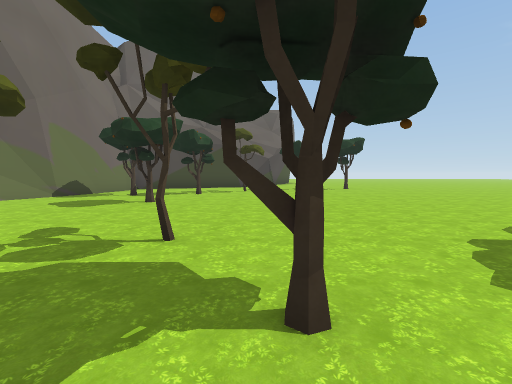
view 1 (above)

21 first-person views from a walk through a Unity game level. The camera is 1.3 m above the floor, tilts 4° down and sees 90° across. The floor is counted in squares, 2 m on a side. Each view is taken from the middle of a square. On the plan, view 1 faces up. The plan holds only what a view shows up to about 9 squares ahead; the rest is blank. The place goes on beyond the plan. The player character is not drawn. Some animated figures are not drawn.

view 2
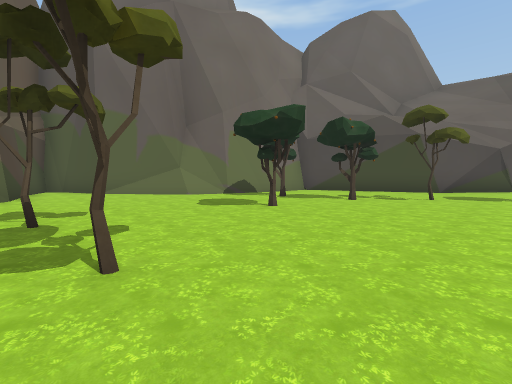

view 3
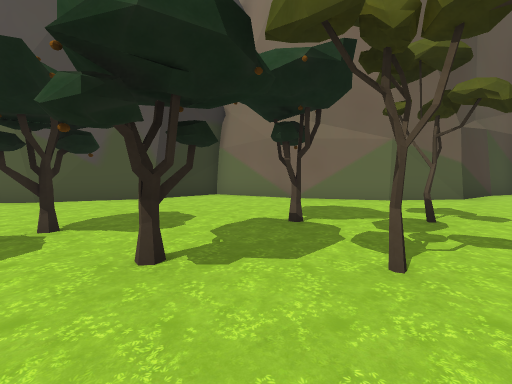

view 4
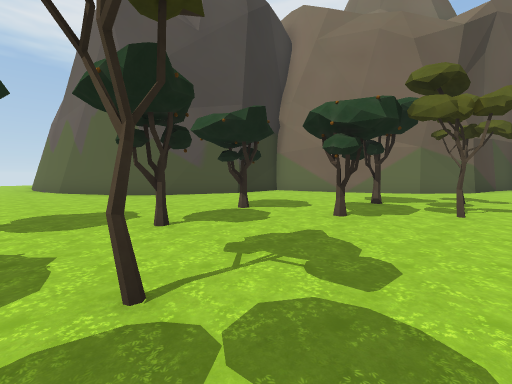

view 5
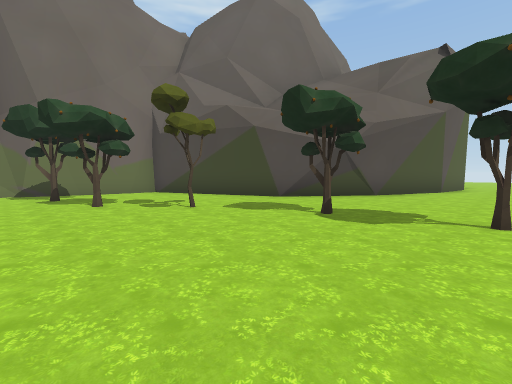

view 6
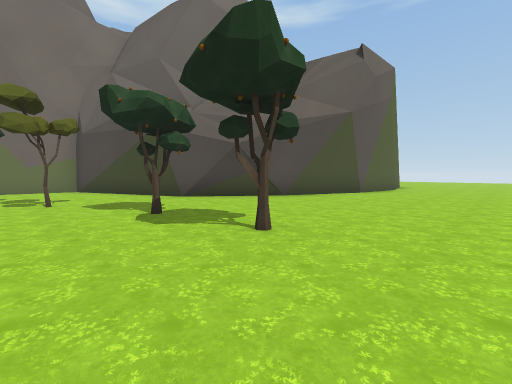

view 7
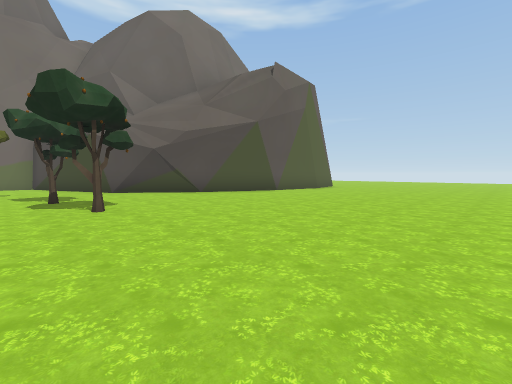

view 8
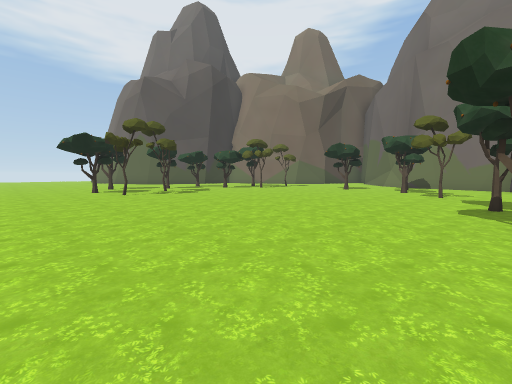

view 9
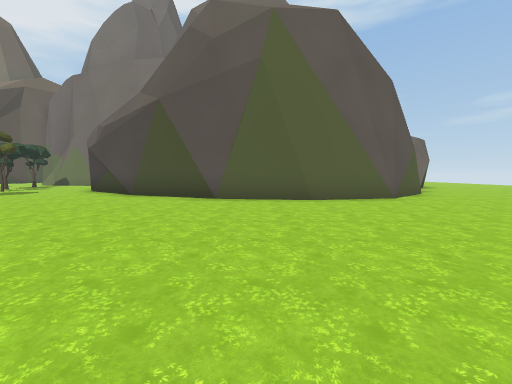

view 10
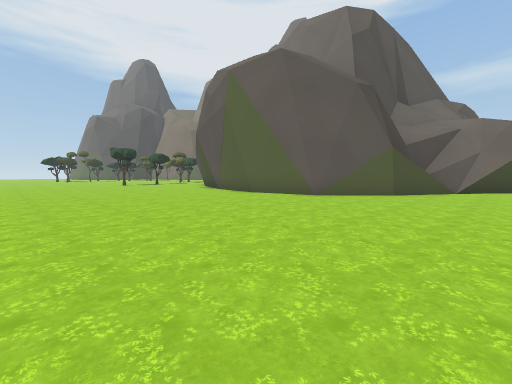

view 11
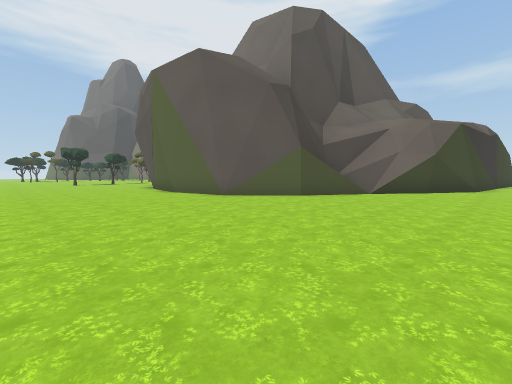

view 12
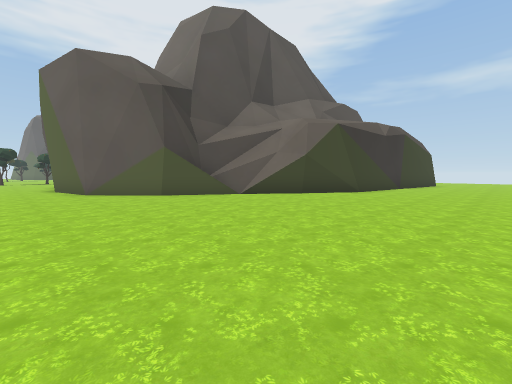

view 13
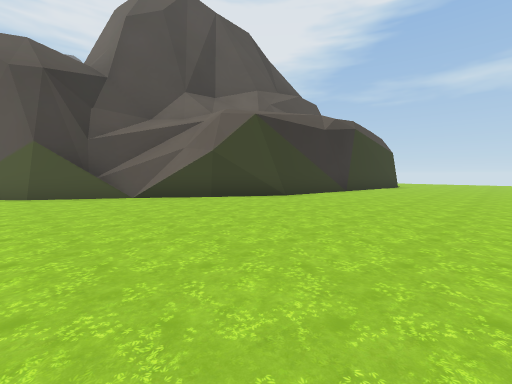

view 14
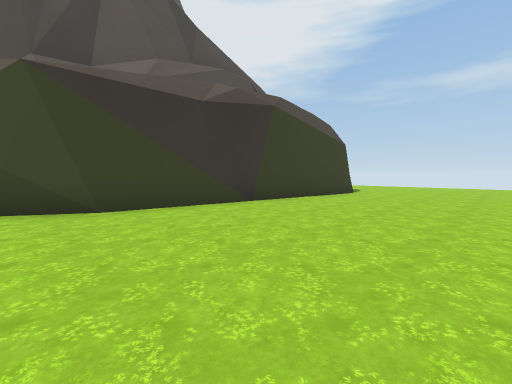

view 15
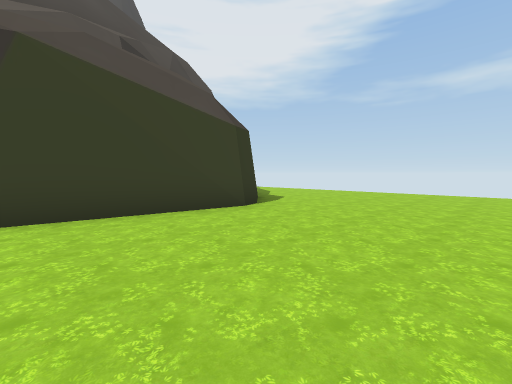

view 16
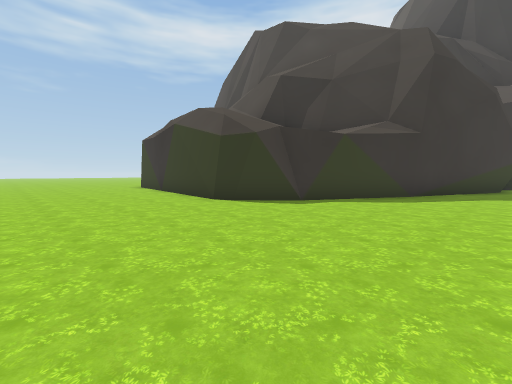

view 17
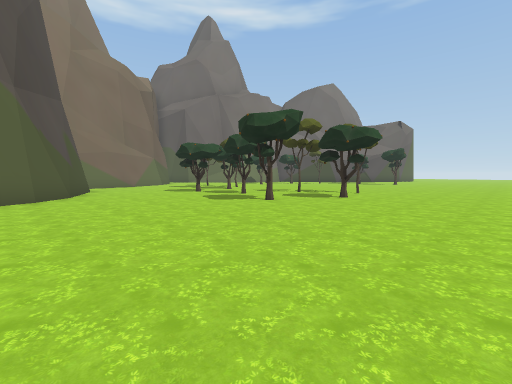

view 18
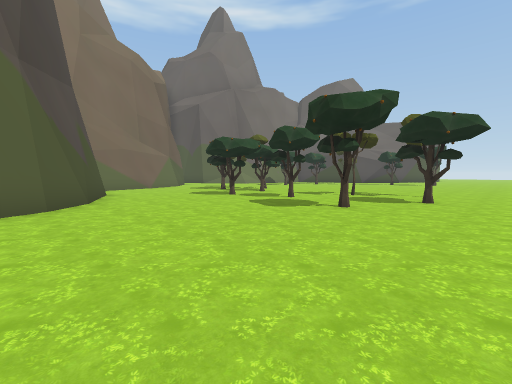

view 19
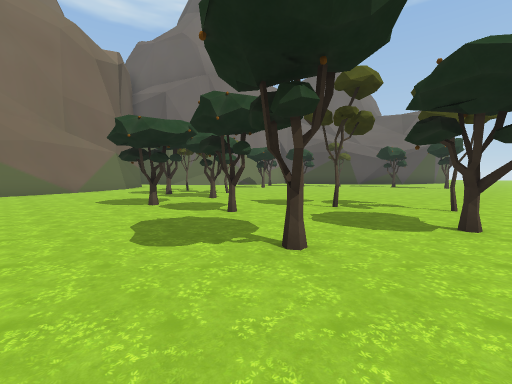

view 20
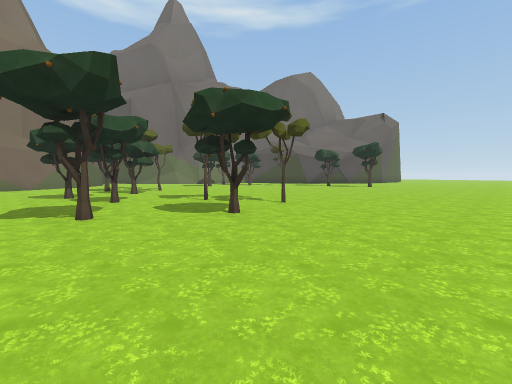

view 21
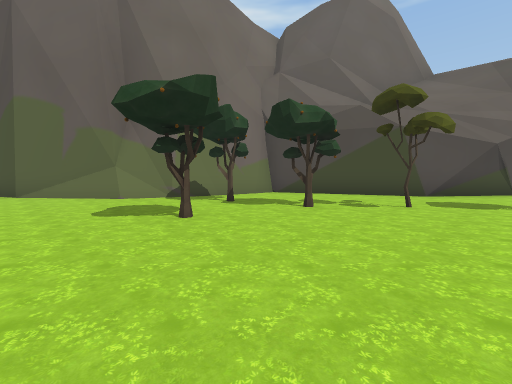

### Floor plan
Key: @ floor where view 1 was taken; # wall or solid block; . floor.
Columns run from 18 left of view 1 to 9 right of it. Each row starts with its distance up from view 1.
 33 ....................
 32 .......................
 31 .......................
 30 .......................
 29 .....###..................
 28 ....## #######............
 27 ....#        ###............
 26 ...##          ##...........
 25 ...#            ##..........
 24 ..##             ###........
 23 ..#                ##.......
 22 .##                 #.......
 21 .#                  #.......
 20 ##                  #.......
 19                     #.......
 18                     #.......
 17                    ##.......
 16                    #........
 15                   ##........
 14                  ##.........
 13                 ##..........
 12              ####...........
 11             ##......#.#.....
 10             #.....#.........
  9             #...............
  8             #.#.#...........
  7            ##...............
  6           ##....#...........
  5          ##.................
  4        ###..................
  3        #...............#....
  2        ####....#.#....#.....
  1           ###...#.#.....#...
  0             #.....@..#......
 -1             ##.....#...#....
 -2              #..............
 -3              #..............
 -4              #####..........
 -5                  ##.........
 -6                   ##........

Where each view was taken, in squares from view 1:
view 1: 0 up, 0 right, facing up
view 2: 2 up, 1 right, facing up-left
view 3: 3 up, 1 right, facing down-left
view 4: 3 up, 4 right, facing down-left
view 5: 7 up, 4 right, facing up-left
view 6: 9 up, 6 right, facing up-left
view 7: 10 up, 9 right, facing up-left
view 8: 11 up, 8 right, facing down-left
view 9: 19 up, 9 right, facing left
view 10: 27 up, 9 right, facing down-left
view 11: 29 up, 7 right, facing down-left
view 12: 32 up, 4 right, facing down-left
view 13: 33 up, 1 right, facing down-left
view 14: 33 up, 4 left, facing down-left
view 15: 33 up, 9 left, facing down-left
view 16: 33 up, 18 left, facing down-right
view 17: 6 down, 9 right, facing up-left
view 18: 6 down, 7 right, facing up-left
view 19: 3 down, 6 right, facing up-left
view 20: 2 down, 9 right, facing up-left
view 21: 4 up, 1 right, facing up-left
